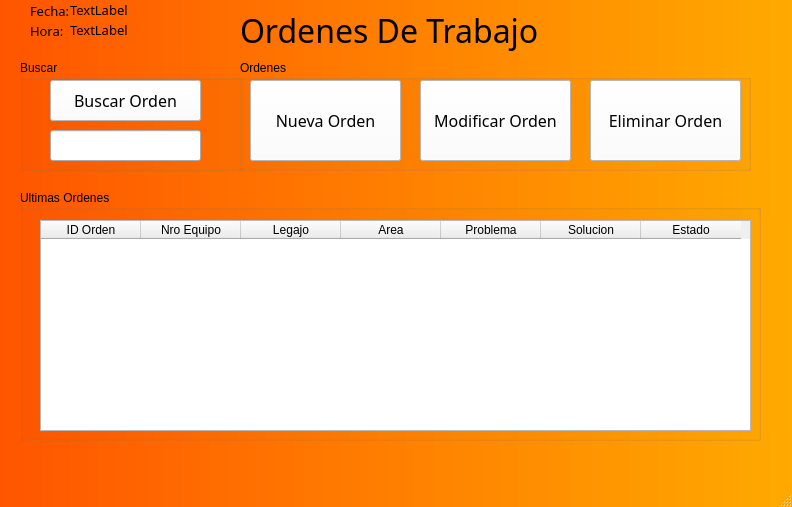
<?xml version="1.0" encoding="UTF-8"?>
<ui version="4.0">
 <class>MainWindow</class>
 <widget class="QMainWindow" name="MainWindow">
  <property name="geometry">
   <rect>
    <x>0</x>
    <y>0</y>
    <width>792</width>
    <height>507</height>
   </rect>
  </property>
  <property name="windowTitle">
   <string>MainWindow</string>
  </property>
  <property name="styleSheet">
   <string notr="true">
QMainWindow{
    color: rgba(255, 255, 255, 10) ;
	background-color: qlineargradient(spread:reflect, x1:0, y1:0, x2:1, y2:0, stop:0 rgba(255, 85, 0, 255), stop:1 rgba(255, 170, 0, 255));
	background-image: url(images.jpg) 0 0 0 0 stretch stretch;
	opacity:80;
	position: relative;
    background-position: center;
    background-repeat: no-repeat;
    
}
QPushButton {
 background-color: white;
 color: black;
font-family:Bodoni MT;
font-size: 16px;
}</string>
  </property>
  <widget class="QWidget" name="centralwidget">
   <widget class="QLabel" name="label">
    <property name="geometry">
     <rect>
      <x>240</x>
      <y>0</y>
      <width>301</width>
      <height>61</height>
     </rect>
    </property>
    <property name="font">
     <font>
      <family>Mongolian Baiti</family>
      <pointsize>24</pointsize>
     </font>
    </property>
    <property name="text">
     <string>Ordenes De Trabajo</string>
    </property>
   </widget>
   <widget class="QGroupBox" name="groupBox">
    <property name="geometry">
     <rect>
      <x>20</x>
      <y>60</y>
      <width>221</width>
      <height>111</height>
     </rect>
    </property>
    <property name="title">
     <string>Buscar</string>
    </property>
    <widget class="QLineEdit" name="lineEdit">
     <property name="geometry">
      <rect>
       <x>30</x>
       <y>70</y>
       <width>151</width>
       <height>31</height>
      </rect>
     </property>
    </widget>
    <widget class="QPushButton" name="pushButton_4">
     <property name="geometry">
      <rect>
       <x>30</x>
       <y>20</y>
       <width>151</width>
       <height>41</height>
      </rect>
     </property>
     <property name="text">
      <string>Buscar Orden</string>
     </property>
    </widget>
   </widget>
   <widget class="QGroupBox" name="groupBox_2">
    <property name="geometry">
     <rect>
      <x>240</x>
      <y>60</y>
      <width>511</width>
      <height>111</height>
     </rect>
    </property>
    <property name="title">
     <string>Ordenes</string>
    </property>
    <widget class="QPushButton" name="pushButton_3">
     <property name="geometry">
      <rect>
       <x>350</x>
       <y>20</y>
       <width>151</width>
       <height>81</height>
      </rect>
     </property>
     <property name="text">
      <string>Eliminar Orden</string>
     </property>
    </widget>
    <widget class="QPushButton" name="pushButton">
     <property name="geometry">
      <rect>
       <x>10</x>
       <y>20</y>
       <width>151</width>
       <height>81</height>
      </rect>
     </property>
     <property name="text">
      <string>Nueva Orden</string>
     </property>
    </widget>
    <widget class="QPushButton" name="pushButton_2">
     <property name="geometry">
      <rect>
       <x>180</x>
       <y>20</y>
       <width>151</width>
       <height>81</height>
      </rect>
     </property>
     <property name="text">
      <string>Modificar Orden</string>
     </property>
    </widget>
   </widget>
   <widget class="QGroupBox" name="groupBox_3">
    <property name="geometry">
     <rect>
      <x>20</x>
      <y>190</y>
      <width>741</width>
      <height>251</height>
     </rect>
    </property>
    <property name="title">
     <string>Ultimas Ordenes</string>
    </property>
    <widget class="QTableWidget" name="tableWidget">
     <property name="geometry">
      <rect>
       <x>20</x>
       <y>30</y>
       <width>711</width>
       <height>211</height>
      </rect>
     </property>
     <column>
      <property name="text">
       <string>ID Orden</string>
      </property>
     </column>
     <column>
      <property name="text">
       <string>Nro Equipo</string>
      </property>
     </column>
     <column>
      <property name="text">
       <string>Legajo</string>
      </property>
     </column>
     <column>
      <property name="text">
       <string>Area</string>
      </property>
     </column>
     <column>
      <property name="text">
       <string>Problema</string>
      </property>
     </column>
     <column>
      <property name="text">
       <string>Solucion</string>
      </property>
     </column>
     <column>
      <property name="text">
       <string>Estado</string>
      </property>
     </column>
    </widget>
   </widget>
   <widget class="QLabel" name="label_2">
    <property name="geometry">
     <rect>
      <x>30</x>
      <y>0</y>
      <width>51</width>
      <height>21</height>
     </rect>
    </property>
    <property name="font">
     <font>
      <family>Microsoft Tai Le</family>
      <pointsize>10</pointsize>
     </font>
    </property>
    <property name="text">
     <string>Fecha:</string>
    </property>
   </widget>
   <widget class="QLabel" name="Hora">
    <property name="geometry">
     <rect>
      <x>70</x>
      <y>20</y>
      <width>71</width>
      <height>20</height>
     </rect>
    </property>
    <property name="font">
     <font>
      <family>Microsoft Tai Le</family>
      <pointsize>10</pointsize>
     </font>
    </property>
    <property name="text">
     <string>TextLabel</string>
    </property>
   </widget>
   <widget class="QLabel" name="Fecha">
    <property name="geometry">
     <rect>
      <x>70</x>
      <y>0</y>
      <width>91</width>
      <height>20</height>
     </rect>
    </property>
    <property name="font">
     <font>
      <family>Microsoft Tai Le</family>
      <pointsize>10</pointsize>
     </font>
    </property>
    <property name="text">
     <string>TextLabel</string>
    </property>
   </widget>
   <widget class="QLabel" name="label_3">
    <property name="geometry">
     <rect>
      <x>30</x>
      <y>20</y>
      <width>51</width>
      <height>21</height>
     </rect>
    </property>
    <property name="font">
     <font>
      <family>Microsoft Tai Le</family>
      <pointsize>10</pointsize>
     </font>
    </property>
    <property name="text">
     <string>Hora:</string>
    </property>
   </widget>
  </widget>
  <widget class="QMenuBar" name="menubar">
   <property name="geometry">
    <rect>
     <x>0</x>
     <y>0</y>
     <width>792</width>
     <height>21</height>
    </rect>
   </property>
  </widget>
  <widget class="QStatusBar" name="statusbar"/>
 </widget>
 <resources/>
 <connections/>
</ui>
